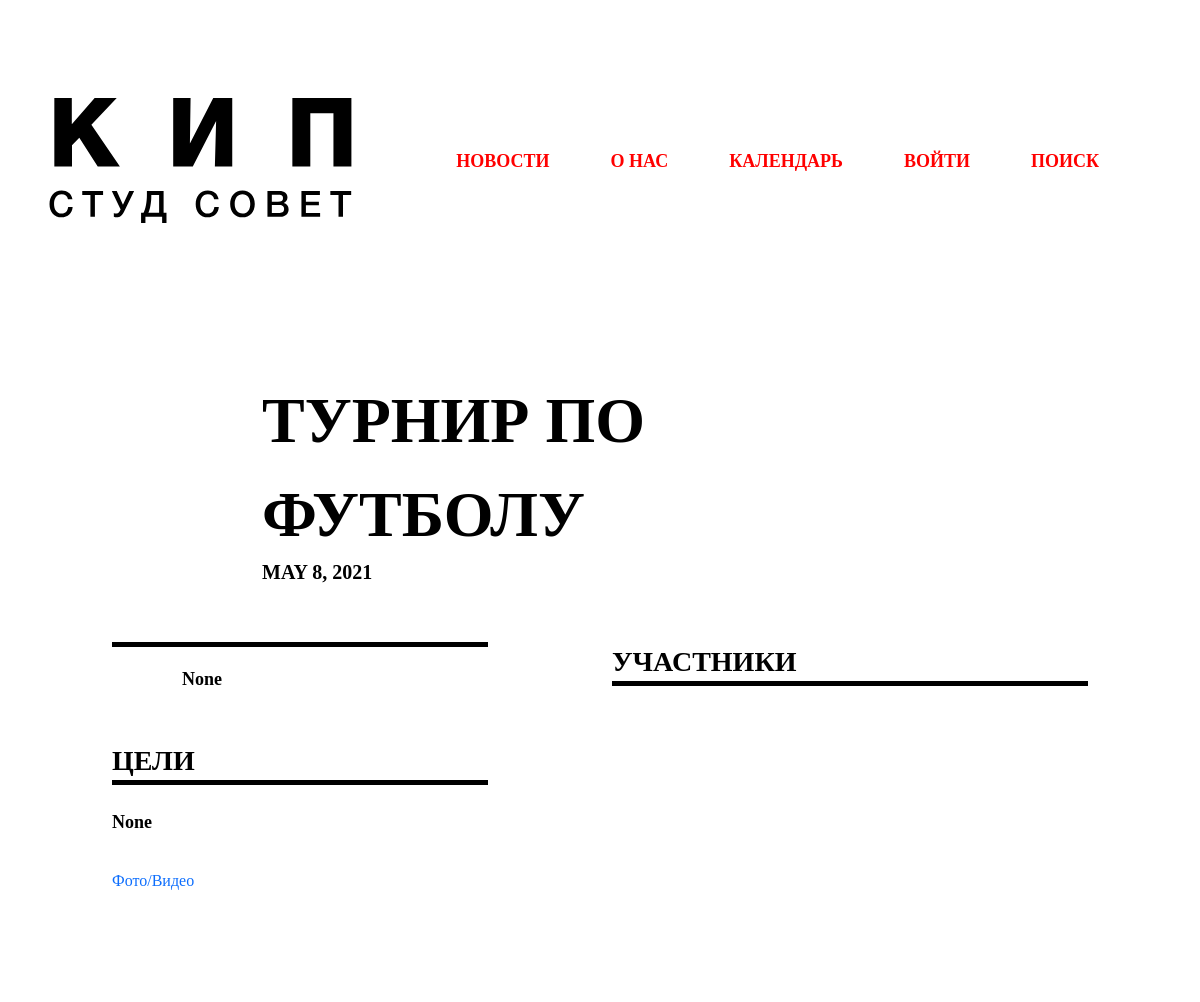
The page /news_about/2/ (upper part) on the database as committed earlier.
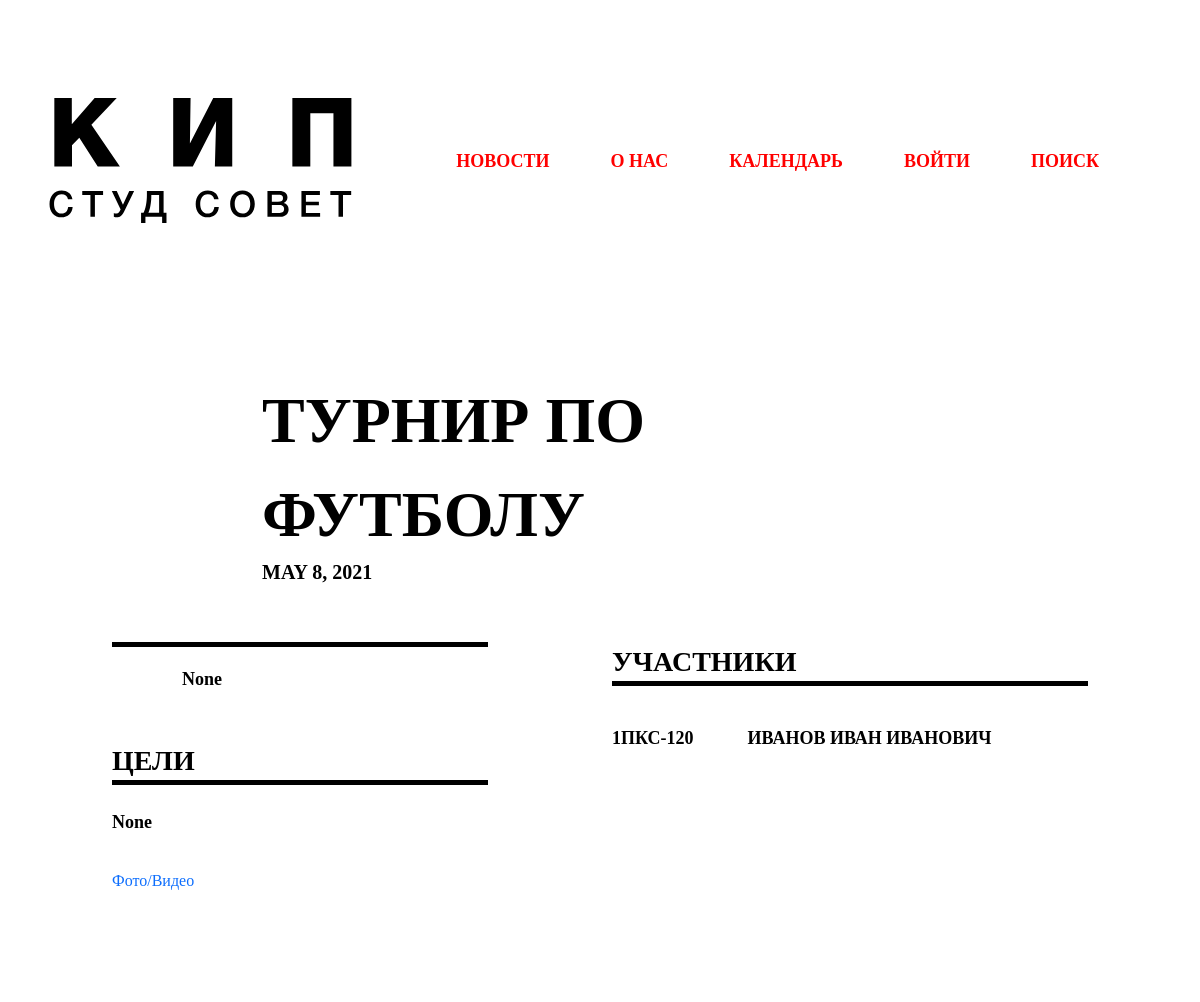
The same page on the database as committed later.
### accounts/models.py (models this page shows, shortened)
class Member(models.Model):
    user        = models.ForeignKey(Student, null=True, on_delete=models.SET_NULL)
    event       = models.ForeignKey(Event, null=True, on_delete=models.SET_NULL)
    role        = models.CharField(max_length=200, blank = True, null=True)
    comment     = models.CharField(max_length=200, blank = True, null=True)

class Student(models.Model):
    user        = models.OneToOneField(User, null=True, on_delete=models.CASCADE)
    group       = models.ForeignKey(Company, null=True, on_delete=models.SET_NULL)
    fio         = models.CharField(max_length=200, null=True)
    email       = models.CharField(max_length=200, null=True)
    phone       = models.CharField(max_length=200, null=True)
    birthday    = models.DateField(null=True)
    profile_pic = models.ImageField(default='avatar.png', null=True, blank=True)
    SEX = (
            ('М', 'М'),
            ('Ж', 'Ж')
    )
    sex         = models.CharField(max_length=200, null=True, choices=SEX)
    date_created= models.DateTimeField(auto_now_add=True, null=True)

class Company(models.Model):
    COURCE = (
            ('1', '1'),
            ('2', '2'),
            ('3', '3'),
            ('4', '4')
    )
    сourse      = models.CharField(max_length=200, null=True, choices=COURCE)
    specialty   = models.ForeignKey(Specialty, null=True, on_delete=models.SET_NULL)
    group_number= models.CharField(max_length=200, null=True)

class Specialty(models.Model):
    name        = models.CharField(max_length=200, null=True)
    def __str__(self):
        return self.name

### accounts/views.py (the view)
# urls.py: path('news_about/<str:pk_test>/', views.news_about, name="news_about"),
def news_about(request, pk_test):
    new = New.objects.get(id=pk_test)
    event = new.event
    members = Member.objects.filter(event = new.event)
    context = {
        'members':members, 'new':new, 'event':event
    }
    return render(request, 'accounts/pages/news_about.html', context)

### accounts/templates/accounts/pages/news_about.html
{% extends 'accounts/main.html' %}
{% load static %}
{% block content %}
<section class="promo row">
    <div class="col-12 col-sm-7 promo-header">{{event.name}}</div>
    <div class="col-12 col-sm-7 box-dateitem">{{event.date}}</div>
</section>
<section class="info row">
    <div class="col-0 col-sm-1 col-md-1 col-lg-1"></div>
    <div class="col-sm-10 col-md-10 col-lg-4">
        <div class="row">
            <div class="info-box">
                <div class="info-author-header"></div>
                <div class="info-about">
                    {{new.main_text}}
                    <br>
                </div>
            </div>
            <div class="info-box">
                <div class="box-header">Цели</div>
                <div class="info-text">
                    {{new.common_text}}
                    <br>
                </div>
                <div class="info-link"><a href="">Фото/Видео</a></div>
            </div>
        </div>
    </div>
    <div class="col-sm-2 col-md-2 col-lg-1"></div>
    <div class="col-sm-8 col-md-8 col-lg-5 info-list">
        <div class="box-header">Участники</div>
        <div class="row">
            <div class="col-12 info-lists">
                {% for member in members %}
                <div class="info-list">
                    <span class="info-group">{{member.user.group.сourse}}{{member.user.group.specialty}}-{{member.user.group.group_number}}</span>
                    <span class="info-fio" >{{member.user.fio}}</span>
                </div>
                {% endfor %}
            </div>
        </div>
    </div>
    <div class="col-0 col-md-1"></div>
</section>
{% endblock %}

Rows that differ between the two databases and show on the page:
added Member: user.group.сourse "1", user.group.specialty "ПКС", user.group.group_number "120", user.fio "ИВАНОВ ИВАН ИВАНОВИЧ"
